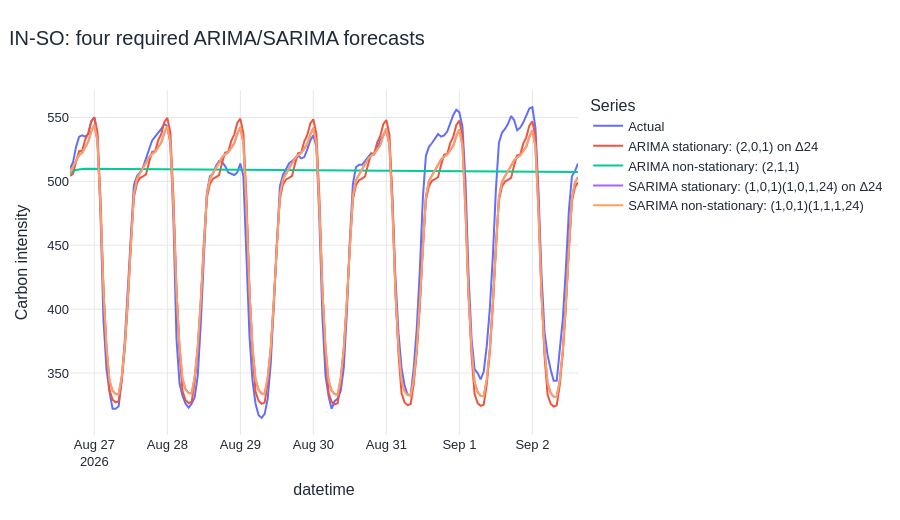

Notebook code for this chart:
### Markdown cell above
## 11. ARIMA, SARIMA, SARIMAX, and differencing models

*Compare the four required stationary/non-stationary combinations*

“Stationary” models receive an external lag-24 difference and are reconstructed to the original scale. “Non-stationary” models receive raw levels and estimate differencing internally. ARIMA has no explicit seasonal terms. SARIMA adds a 24-hour seasonal structure.

### Code cell
required_names = [
    "ARIMA stationary: (2,0,1) on Δ24",
    "ARIMA non-stationary: (2,1,1)",
    "SARIMA stationary: (1,0,1)(1,0,1,24) on Δ24",
    "SARIMA non-stationary: (1,0,1)(1,1,1,24)",
]
required = bundle.metrics[bundle.metrics["Model"].isin(required_names)].copy().sort_values("RMSE")
required["Input"] = np.where(required["Model"].str.contains("stationary:.*Δ24", regex=True),
                             "Stationary lag-24 difference", "Raw/non-stationary level")
required["Seasonal model"] = np.where(required["Model"].str.startswith("SARIMA"), "Yes", "No")
display(required[["Rank", "Model", "Input", "Seasonal model", "MAE", "RMSE", "MAPE (%)", "R²", "Fit time (s)"]].round(3))

long_required = bundle.forecasts[["Actual", *required_names]].reset_index().melt(
    id_vars="datetime", var_name="Series", value_name="Carbon intensity")
fig = px.line(long_required, x="datetime", y="Carbon intensity", color="Series",
              title=f"{REGION}: four required ARIMA/SARIMA forecasts")
show_chart(fig)

best_required = required.iloc[0]
best_arima = required[required["Seasonal model"] == "No"]["RMSE"].min()
best_sarima = required[required["Seasonal model"] == "Yes"]["RMSE"].min()
stationary_best = required[required["Input"] == "Stationary lag-24 difference"]["RMSE"].min()
raw_best = required[required["Input"] == "Raw/non-stationary level"]["RMSE"].min()
seasonal_effect = (best_sarima - best_arima) / best_arima * 100
differencing_effect = (raw_best - stationary_best) / stationary_best * 100
display(Markdown(
    f"The best required combination is **{best_required['Model']}** with RMSE "
    f"**{best_required['RMSE']:.2f}**. The best SARIMA has **{abs(seasonal_effect):.1f}% "
    f"{'higher' if seasonal_effect > 0 else 'lower'}** RMSE than the best ARIMA. The best raw-input model has "
    f"**{abs(differencing_effect):.1f}% {'higher' if differencing_effect > 0 else 'lower'}** RMSE than the best "
    "explicitly differenced model. For this test week, the held-out result decides which complexity is useful."
))

### Figure 1 — Plotly figure (JSON) as saved in the notebook; plotly's stock layout.template omitted (floating-point values rounded to 4 significant figures; data arrays with more than 128 entries replaced by an {"elided": "..."} marker saying what was removed)
{"data": [{"hovertemplate": "Series=Actual<br>datetime=%{x}<br>Carbon intensity=%{y}<extra></extra>", "legendgroup": "Actual", "line": {"color": "#636efa", "dash": "solid"}, "marker": {"symbol": "circle"}, "mode": "lines", "name": "Actual", "orientation": "v", "showlegend": true, "type": "scatter", "x": {"elided": "168 str values"}, "xaxis": "x", "y": {"elided": "168 float values"}, "yaxis": "y"}, {"hovertemplate": "Series=ARIMA stationary: (2,0,1) on Δ24<br>datetime=%{x}<br>Carbon intensity=%{y}<extra></extra>", "legendgroup": "ARIMA stationary: (2,0,1) on Δ24", "line": {"color": "#EF553B", "dash": "solid"}, "marker": {"symbol": "circle"}, "mode": "lines", "name": "ARIMA stationary: (2,0,1) on Δ24", "orientation": "v", "showlegend": true, "type": "scatter", "x": {"elided": "168 str values"}, "xaxis": "x", "y": {"elided": "168 float values"}, "yaxis": "y"}, {"hovertemplate": "Series=ARIMA non-stationary: (2,1,1)<br>datetime=%{x}<br>Carbon intensity=%{y}<extra></extra>", "legendgroup": "ARIMA non-stationary: (2,1,1)", "line": {"color": "#00cc96", "dash": "solid"}, "marker": {"symbol": "circle"}, "mode": "lines", "name": "ARIMA non-stationary: (2,1,1)", "orientation": "v", "showlegend": true, "type": "scatter", "x": {"elided": "168 str values"}, "xaxis": "x", "y": {"elided": "168 float values"}, "yaxis": "y"}, {"hovertemplate": "Series=SARIMA stationary: (1,0,1)(1,0,1,24) on Δ24<br>datetime=%{x}<br>Carbon intensity=%{y}<extra></extra>", "legendgroup": "SARIMA stationary: (1,0,1)(1,0,1,24) on Δ24", "line": {"color": "#ab63fa", "dash": "solid"}, "marker": {"symbol": "circle"}, "mode": "lines", "name": "SARIMA stationary: (1,0,1)(1,0,1,24) on Δ24", "orientation": "v", "showlegend": true, "type": "scatter", "x": {"elided": "168 str values"}, "xaxis": "x", "y": {"elided": "168 float values"}, "yaxis": "y"}, {"hovertemplate": "Series=SARIMA non-stationary: (1,0,1)(1,1,1,24)<br>datetime=%{x}<br>Carbon intensity=%{y}<extra></extra>", "legendgroup": "SARIMA non-stationary: (1,0,1)(1,1,1,24)", "line": {"color": "#FFA15A", "dash": "solid"}, "marker": {"symbol": "circle"}, "mode": "lines", "name": "SARIMA non-stationary: (1,0,1)(1,1,1,24)", "orientation": "v", "showlegend": true, "type": "scatter", "x": {"elided": "168 str values"}, "xaxis": "x", "y": {"elided": "168 float values"}, "yaxis": "y"}], "layout": {"autosize": true, "font": {"color": "#1f2937", "family": "Arial, sans-serif", "size": 13}, "height": 520, "hoverlabel": {"font": {"size": 13}}, "legend": {"title": {"text": "Series"}, "tracegroupgap": 0}, "margin": {"b": 85, "l": 70, "r": 45, "t": 90}, "title": {"font": {"size": 20}, "text": "IN-SO: four required ARIMA/SARIMA forecasts", "x": 0.01, "xanchor": "left"}, "xaxis": {"anchor": "y", "automargin": true, "domain": [0.0, 1.0], "gridcolor": "#e5e7eb", "showgrid": true, "title": {"text": "datetime"}}, "yaxis": {"anchor": "x", "automargin": true, "domain": [0.0, 1.0], "gridcolor": "#e5e7eb", "showgrid": true, "title": {"text": "Carbon intensity"}, "zeroline": false}}}
